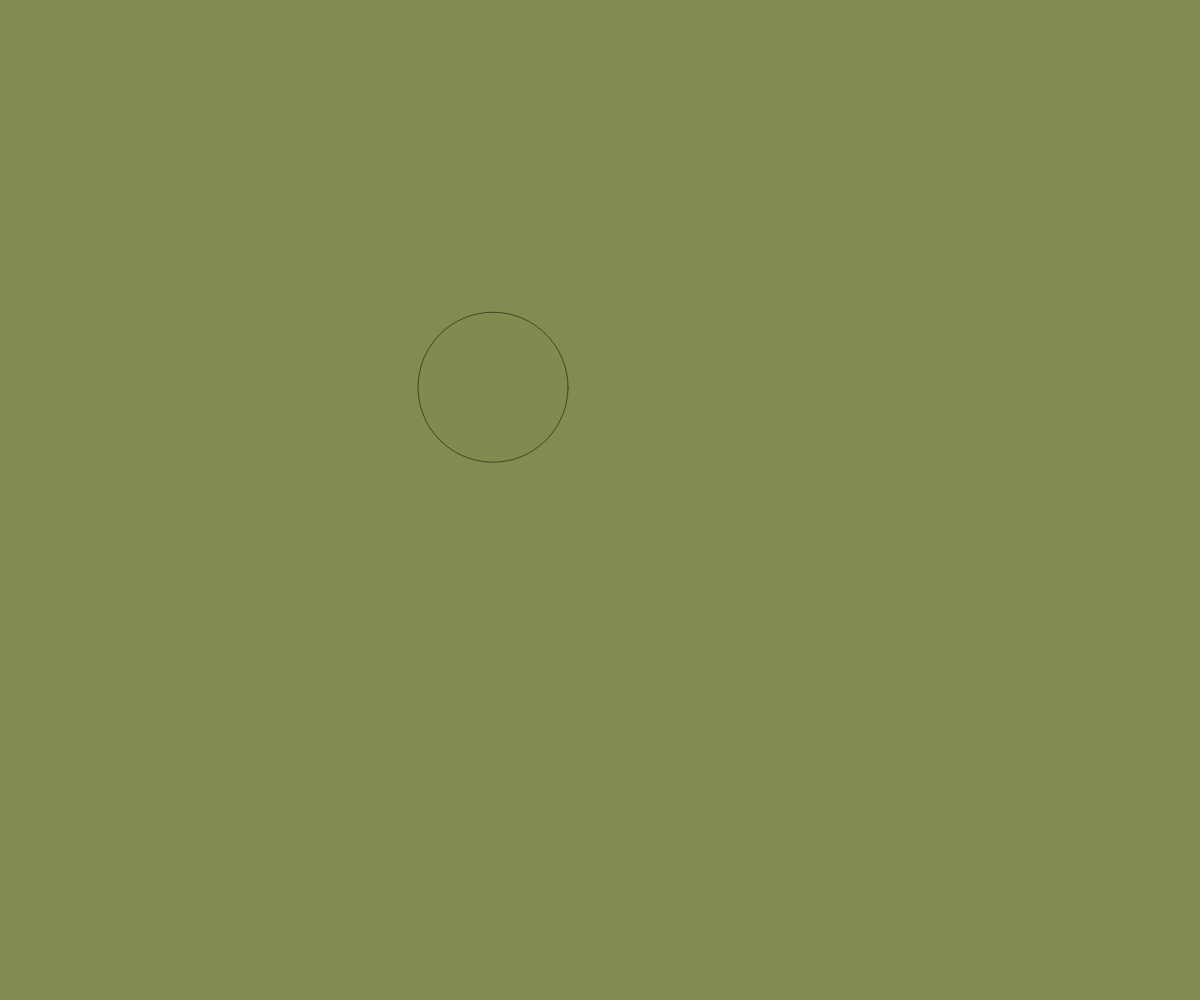
Frame 1 (no input)
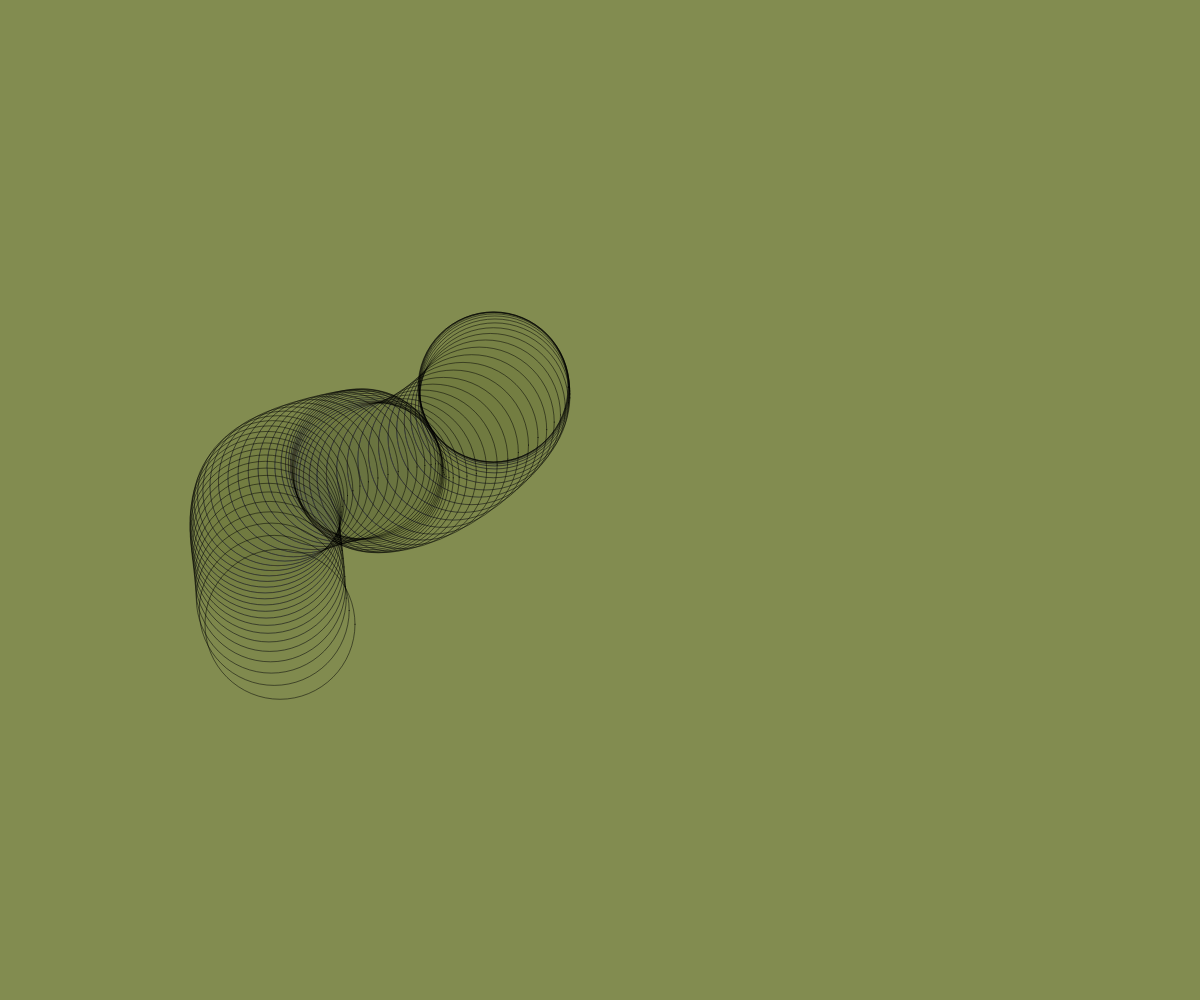
Frame 60 (no input)
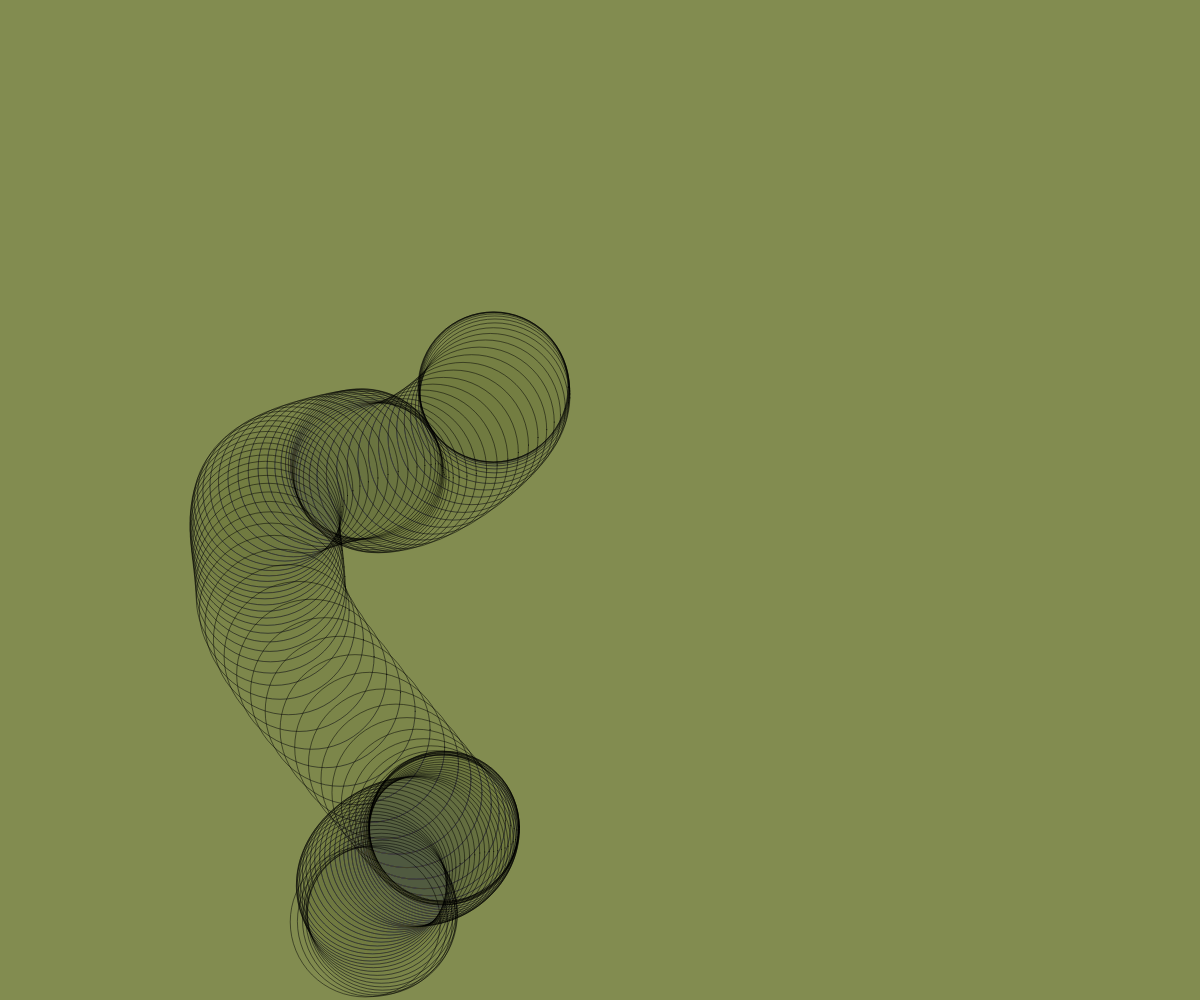
Frame 120 (the mouse pressed at the canvas centre since frame 60)

The p5.js sketch that drew these frames (run headless with seeded random() and noise() and a simulated clock; from frame 60 on, the mouse is pressed at the canvas centre):

// p5.js sketch
// ── sketch.js
let x, y, nPos1, nPos2, nSpeed;
function setup() {
  createCanvas(windowWidth, windowHeight);
  background(130,140,80);
  x = width/5;
  y = height/2; 
  
  nPos1 = random(-1000,2000);
  nPos2 = random(-1000,2000);
  
  nSpeed = 0.01;

}

function draw() {
 
  let xNoise = noise(nPos1 += nSpeed);
  let yNoise = noise(nPos2 += nSpeed);
  
  let xRandom = random(0,width);
  
  let xMove = map(xNoise,0,0.9,0,width);
  let yMove = map(yNoise,0,0.9,0,height);
  
  strokeWeight(0.5);
  fill(30,20,20,2);
  circle(xMove,yMove,150);
  
  
  
  
  print('xNoise =', xNoise);
  print('xRandom =', xRandom);
  
}
